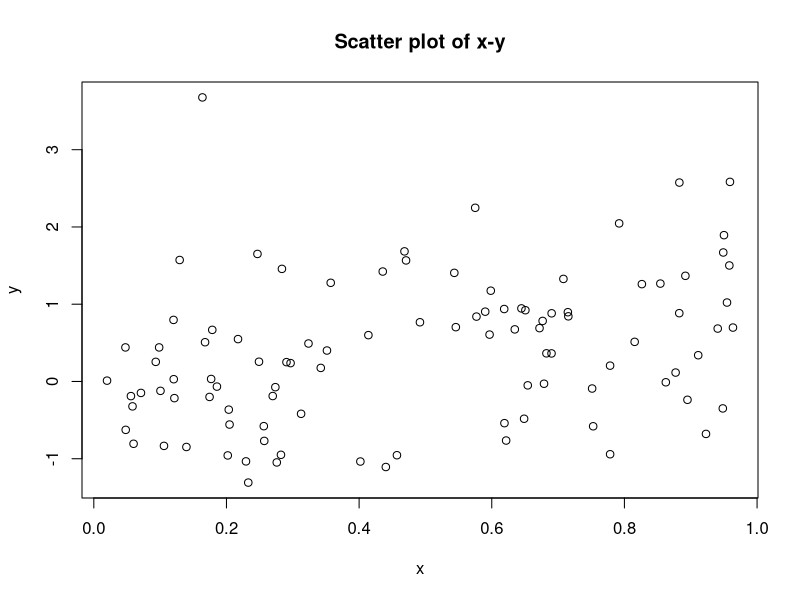

The R script that drew this image:
x <- runif(100, 0, 1)
y <- c()
a <- rnorm(100, 0, 1)
for(i in 1:length(x)){
  y[i] = 0.8*x[i] + a[i]
} 
plot(x, y, xlab = "x", ylab = "y", main = "Scatter plot of x-y")